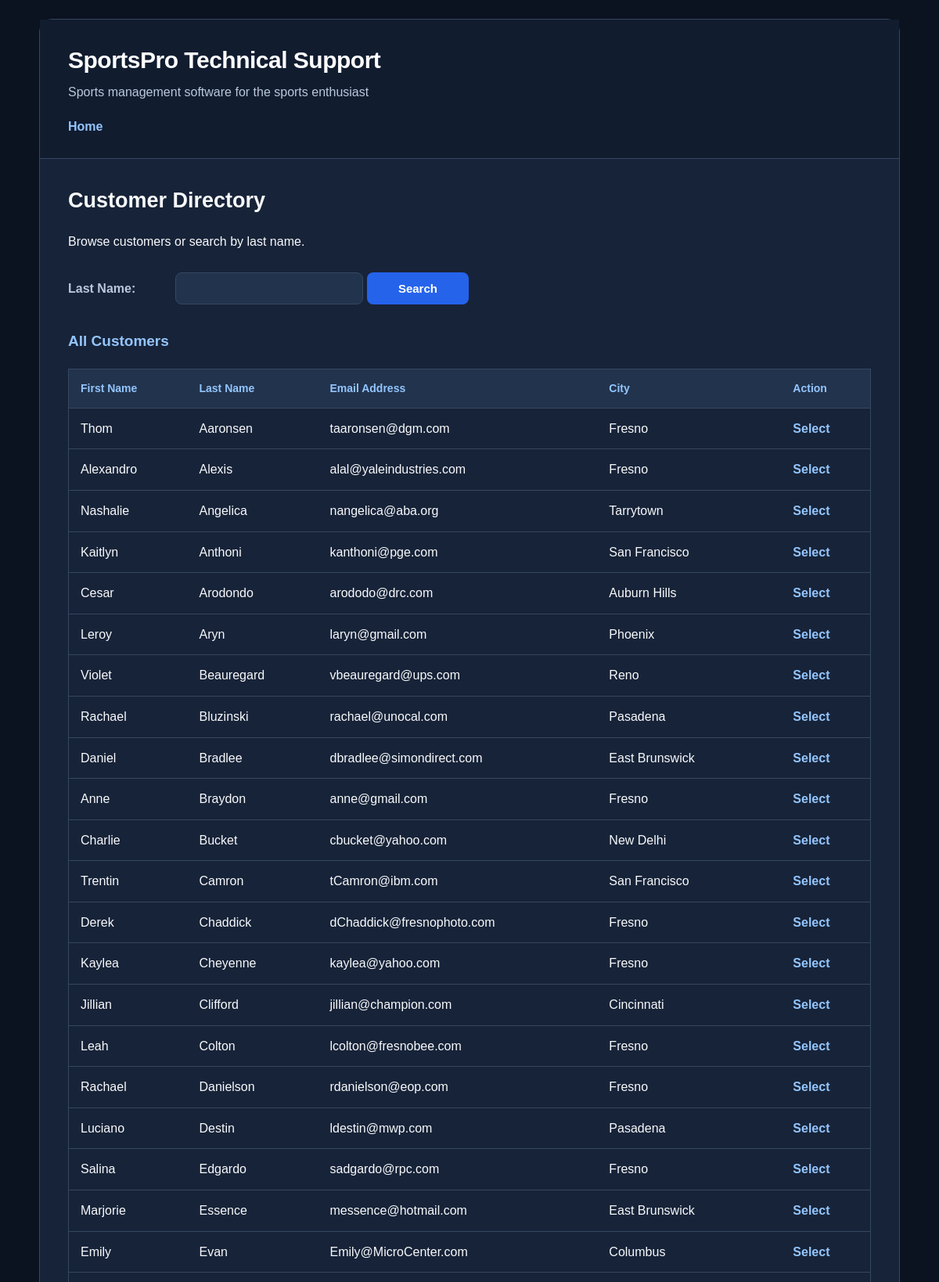
The app's page /tech_support/customer_manager/index.php (upper part) with its own data.
### tables this page shows
CREATE TABLE customers (
    customerID int NOT NULL AUTO_INCREMENT,
    firstName varchar(50) NOT NULL,
    lastName varchar(50) NOT NULL,
    address varchar(50) NOT NULL,
    city varchar(50) NOT NULL,
    state varchar(50) NOT NULL,
    postalCode varchar(20) NOT NULL,
    countryCode char(2) NOT NULL,
    phone varchar(20) NOT NULL,
    email varchar(50) NOT NULL UNIQUE,
    password varchar(20) NOT NULL,
    PRIMARY KEY (customerID)
);

### tech_support/customer_manager/index.php (the view, shortened to what this page needs)
<?php
require_once('../model/database.php');
$action = filter_input(INPUT_POST, 'action');
if ($action === null) {
    $action = filter_input(INPUT_GET, 'action');
}
if ($action === null || $action === '') {
    $action = 'search_customers';
}
function escape($value) {
    return htmlspecialchars((string) $value, ENT_QUOTES, 'UTF-8');
}
switch ($action) {
    case 'search_customers':
        $lastName = trim((string) (
            filter_input(INPUT_POST, 'lastName') ??
            filter_input(INPUT_GET, 'lastName') ??
            ''
        ));
        if ($lastName === '') {
            $statement = $db->query(
                'SELECT customerID, firstName, lastName, email, city
                 FROM customers
                 ORDER BY lastName, firstName'
            );
        }
        $customers = $statement->fetchAll(PDO::FETCH_ASSOC);
        include('../view/header.php');
        ?>
        <main>
            <h1>Customer Directory</h1>
            <p>Browse customers or search by last name.</p>
            <form action="index.php" method="get">
                <label for="lastName">Last Name:</label>
                <input
                    type="text"
                    id="lastName"
                    name="lastName"
                    value="<?= escape($lastName) ?>"
                >
                <button type="submit">Search</button>
            </form>
            <h2>
                <?= $lastName === '' ? 'All Customers' : 'Search Results' ?>
            </h2>
            <?php if (count($customers) > 0) : ?>
                <table>
                    <tr>
                        <th>First Name</th>
                        <th>Last Name</th>
                        <th>Email Address</th>
                        <th>City</th>
                        <th>Action</th>
                    </tr>
                    <?php foreach ($customers as $customer) : ?>
                        <tr>
                            <td>
                                <?= escape($customer['firstName']) ?>
                            </td>
                            <td>
                                <?= escape($customer['lastName']) ?>
                            </td>
                            <td>
                                <?= escape($customer['email']) ?>
                            </td>
                            <td>
                                <?= escape($customer['city']) ?>
                            </td>
                            <td>
                                <a href="index.php?action=view_customer&amp;customerID=<?= (int) $customer['customerID'] ?>">
                                    Select
                                </a>
                            </td>
                        </tr>
                    <?php endforeach; ?>
                </table>
            <?php else : ?>
                <p>No customers found.</p>
            <?php endif; ?>
        </main>
        <?php
        include('../view/footer.php');
        break;
        ?>
        <?php
}

### tech_support/main.css (style rules this page uses)
html { margin: 0; padding: 0; min-height: 100%; background-color: #0b1220; }
body { margin: 24px auto; padding: 0; font-family: Arial, Helvetica, sans-serif; line-height: 1.6; width: min(1100px, calc(100% - 32px)); min-height: 90vh; background-color: #172338; color: #f8fafc; border: 1px solid #354761; border-radius: 16px; box-sizing: border-box; overflow: hidden; overflow: auto; }
main { margin: 0; padding: 32px 36px; min-height: 350px; }
h1 { margin: 0 0 18px; padding: 0; font-size: 27px; color: #f8fafc; }
h2 { margin: 24px 0 18px; padding: 0; font-size: 19px; color: #93c5fd; }
p { margin: 12px 0; padding: 0; }
a { margin: 0; padding: 0; font-weight: bold; color: #93c5fd; text-decoration: none; transition: color 0.2s ease; }
table { margin: 20px 0; padding: 0; width: 100%; border: 1px solid #354761; border-collapse: collapse; }
td, th { padding: 13px 15px; text-align: left; border-bottom: 1px solid #354761; }
th { font-size: 14px; font-weight: bold; background-color: #22334d; color: #93c5fd; }
td { color: #f8fafc; }
form { margin: 18px 0; padding: 0; }
label { margin: 8px 8px 8px 0; padding: 0; font-weight: bold; display: inline-block; min-width: 125px; color: #b9c8dc; }
input, select, textarea { margin: 0; padding: 11px 13px; font-family: Arial, Helvetica, sans-serif; font-size: 15px; max-width: 100%; background-color: #22334d; color: #f8fafc; border: 1px solid #354761; border-radius: 8px; box-sizing: border-box; }
input[type="text"], input[type="email"] { min-width: 240px; }
button, input[type="submit"] { margin: 8px 0; padding: 11px 20px; font-family: Arial, Helvetica, sans-serif; font-size: 15px; font-weight: bold; min-width: 130px; background-color: #2563eb; color: #ffffff; border: 1px solid transparent; border-radius: 8px; cursor: pointer; transition: background-color 0.2s ease; }

### records on screen
customers: firstName "Thom", lastName "Aaronsen", email "taaronsen@dgm.com", city "Fresno"
customers: firstName "Alexandro", lastName "Alexis", email "alal@yaleindustries.com", city "Fresno"
customers: firstName "Nashalie", lastName "Angelica", email "nangelica@aba.org", city "Tarrytown"
customers: firstName "Kaitlyn", lastName "Anthoni", email "kanthoni@pge.com", city "San Francisco"
customers: firstName "Cesar", lastName "Arodondo", email "arododo@drc.com", city "Auburn Hills"
customers: firstName "Leroy", lastName "Aryn", email "laryn@gmail.com", city "Phoenix"
customers: firstName "Violet", lastName "Beauregard", email "vbeauregard@ups.com", city "Reno"
customers: firstName "Rachael", lastName "Bluzinski", email "rachael@unocal.com", city "Pasadena"
customers: firstName "Daniel", lastName "Bradlee", email "dbradlee@simondirect.com", city "East Brunswick"
customers: firstName "Anne", lastName "Braydon", email "anne@gmail.com", city "Fresno"
customers: firstName "Charlie", lastName "Bucket", email "cbucket@yahoo.com", city "New Delhi"
customers: firstName "Trentin", lastName "Camron", email "tCamron@ibm.com", city "San Francisco"
customers: firstName "Derek", lastName "Chaddick", email "dChaddick@fresnophoto.com", city "Fresno"
customers: firstName "Kaylea", lastName "Cheyenne", email "kaylea@yahoo.com", city "Fresno"
customers: firstName "Jillian", lastName "Clifford", email "jillian@champion.com", city "Cincinnati"
customers: firstName "Leah", lastName "Colton", email "lcolton@fresnobee.com", city "Fresno"
customers: firstName "Rachael", lastName "Danielson", email "rdanielson@eop.com", city "Fresno"
customers: firstName "Luciano", lastName "Destin", email "ldestin@mwp.com", city "Pasadena"
customers: firstName "Salina", lastName "Edgardo", email "sadgardo@rpc.com", city "Fresno"
customers: firstName "Marjorie", lastName "Essence", email "messence@hotmail.com", city "East Brunswick"
customers: firstName "Emily", lastName "Evan", email "Emily@MicroCenter.com", city "Columbus"
